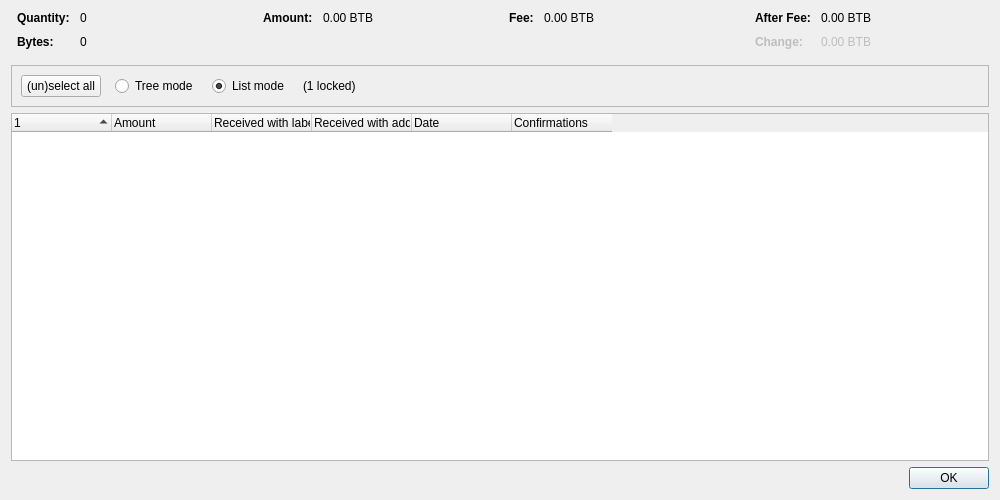
<?xml version="1.0" encoding="UTF-8"?>
<ui version="4.0">
 <class>CoinControlDialog</class>
 <widget class="QDialog" name="CoinControlDialog">
  <property name="geometry">
   <rect>
    <x>0</x>
    <y>0</y>
    <width>1000</width>
    <height>500</height>
   </rect>
  </property>
  <property name="windowTitle">
   <string>Coin Selection</string>
  </property>
  <layout class="QVBoxLayout" name="verticalLayout">
   <item>
    <layout class="QHBoxLayout" name="horizontalLayoutTop" stretch="0,0,0,0">
     <property name="topMargin">
      <number>0</number>
     </property>
     <property name="bottomMargin">
      <number>10</number>
     </property>
     <item>
      <layout class="QFormLayout" name="formLayoutCoinControl1">
       <property name="labelAlignment">
        <set>Qt::AlignLeft|Qt::AlignVCenter</set>
       </property>
       <property name="horizontalSpacing">
        <number>10</number>
       </property>
       <property name="verticalSpacing">
        <number>10</number>
       </property>
       <property name="leftMargin">
        <number>6</number>
       </property>
       <property name="rightMargin">
        <number>6</number>
       </property>
       <item row="0" column="0">
        <widget class="QLabel" name="labelCoinControlQuantityText">
         <property name="font">
          <font>
           <weight>75</weight>
           <bold>true</bold>
          </font>
         </property>
         <property name="text">
          <string>Quantity:</string>
         </property>
        </widget>
       </item>
       <item row="0" column="1">
        <widget class="QLabel" name="labelCoinControlQuantity">
         <property name="cursor">
          <cursorShape>IBeamCursor</cursorShape>
         </property>
         <property name="contextMenuPolicy">
          <enum>Qt::ActionsContextMenu</enum>
         </property>
         <property name="text">
          <string notr="true">0</string>
         </property>
         <property name="textInteractionFlags">
          <set>Qt::LinksAccessibleByMouse|Qt::TextSelectableByKeyboard|Qt::TextSelectableByMouse</set>
         </property>
        </widget>
       </item>
       <item row="1" column="0">
        <widget class="QLabel" name="labelCoinControlBytesText">
         <property name="font">
          <font>
           <weight>75</weight>
           <bold>true</bold>
          </font>
         </property>
         <property name="text">
          <string>Bytes:</string>
         </property>
        </widget>
       </item>
       <item row="1" column="1">
        <widget class="QLabel" name="labelCoinControlBytes">
         <property name="cursor">
          <cursorShape>IBeamCursor</cursorShape>
         </property>
         <property name="contextMenuPolicy">
          <enum>Qt::ActionsContextMenu</enum>
         </property>
         <property name="text">
          <string notr="true">0</string>
         </property>
         <property name="textInteractionFlags">
          <set>Qt::LinksAccessibleByMouse|Qt::TextSelectableByKeyboard|Qt::TextSelectableByMouse</set>
         </property>
        </widget>
       </item>
      </layout>
     </item>
     <item>
      <layout class="QFormLayout" name="formLayoutCoinControl2">
       <property name="horizontalSpacing">
        <number>10</number>
       </property>
       <property name="verticalSpacing">
        <number>10</number>
       </property>
       <property name="leftMargin">
        <number>6</number>
       </property>
       <property name="rightMargin">
        <number>6</number>
       </property>
       <item row="0" column="0">
        <widget class="QLabel" name="labelCoinControlAmountText">
         <property name="font">
          <font>
           <weight>75</weight>
           <bold>true</bold>
          </font>
         </property>
         <property name="text">
          <string>Amount:</string>
         </property>
        </widget>
       </item>
       <item row="0" column="1">
        <widget class="QLabel" name="labelCoinControlAmount">
         <property name="cursor">
          <cursorShape>IBeamCursor</cursorShape>
         </property>
         <property name="contextMenuPolicy">
          <enum>Qt::ActionsContextMenu</enum>
         </property>
         <property name="text">
          <string notr="true">0.00 BTB</string>
         </property>
         <property name="textInteractionFlags">
          <set>Qt::LinksAccessibleByMouse|Qt::TextSelectableByKeyboard|Qt::TextSelectableByMouse</set>
         </property>
        </widget>
       </item>
      </layout>
     </item>
     <item>
      <layout class="QFormLayout" name="formLayoutCoinControl3">
       <property name="horizontalSpacing">
        <number>10</number>
       </property>
       <property name="verticalSpacing">
        <number>10</number>
       </property>
       <property name="leftMargin">
        <number>6</number>
       </property>
       <property name="rightMargin">
        <number>6</number>
       </property>
       <item row="0" column="0">
        <widget class="QLabel" name="labelCoinControlFeeText">
         <property name="font">
          <font>
           <weight>75</weight>
           <bold>true</bold>
          </font>
         </property>
         <property name="text">
          <string>Fee:</string>
         </property>
        </widget>
       </item>
       <item row="0" column="1">
        <widget class="QLabel" name="labelCoinControlFee">
         <property name="cursor">
          <cursorShape>IBeamCursor</cursorShape>
         </property>
         <property name="contextMenuPolicy">
          <enum>Qt::ActionsContextMenu</enum>
         </property>
         <property name="text">
          <string notr="true">0.00 BTB</string>
         </property>
         <property name="textInteractionFlags">
          <set>Qt::LinksAccessibleByMouse|Qt::TextSelectableByKeyboard|Qt::TextSelectableByMouse</set>
         </property>
        </widget>
       </item>
      </layout>
     </item>
     <item>
      <layout class="QFormLayout" name="formLayoutCoinControl4">
       <property name="labelAlignment">
        <set>Qt::AlignLeft|Qt::AlignVCenter</set>
       </property>
       <property name="horizontalSpacing">
        <number>10</number>
       </property>
       <property name="verticalSpacing">
        <number>10</number>
       </property>
       <property name="leftMargin">
        <number>6</number>
       </property>
       <property name="rightMargin">
        <number>6</number>
       </property>
       <item row="0" column="0">
        <widget class="QLabel" name="labelCoinControlAfterFeeText">
         <property name="font">
          <font>
           <weight>75</weight>
           <bold>true</bold>
          </font>
         </property>
         <property name="text">
          <string>After Fee:</string>
         </property>
        </widget>
       </item>
       <item row="0" column="1">
        <widget class="QLabel" name="labelCoinControlAfterFee">
         <property name="cursor">
          <cursorShape>IBeamCursor</cursorShape>
         </property>
         <property name="contextMenuPolicy">
          <enum>Qt::ActionsContextMenu</enum>
         </property>
         <property name="text">
          <string notr="true">0.00 BTB</string>
         </property>
         <property name="textInteractionFlags">
          <set>Qt::LinksAccessibleByMouse|Qt::TextSelectableByKeyboard|Qt::TextSelectableByMouse</set>
         </property>
        </widget>
       </item>
       <item row="1" column="0">
        <widget class="QLabel" name="labelCoinControlChangeText">
         <property name="enabled">
          <bool>false</bool>
         </property>
         <property name="font">
          <font>
           <weight>75</weight>
           <bold>true</bold>
          </font>
         </property>
         <property name="text">
          <string>Change:</string>
         </property>
        </widget>
       </item>
       <item row="1" column="1">
        <widget class="QLabel" name="labelCoinControlChange">
         <property name="enabled">
          <bool>false</bool>
         </property>
         <property name="cursor">
          <cursorShape>IBeamCursor</cursorShape>
         </property>
         <property name="contextMenuPolicy">
          <enum>Qt::ActionsContextMenu</enum>
         </property>
         <property name="text">
          <string notr="true">0.00 BTB</string>
         </property>
         <property name="textInteractionFlags">
          <set>Qt::LinksAccessibleByMouse|Qt::TextSelectableByKeyboard|Qt::TextSelectableByMouse</set>
         </property>
        </widget>
       </item>
      </layout>
     </item>
    </layout>
   </item>
   <item>
    <widget class="QFrame" name="frame">
     <property name="minimumSize">
      <size>
       <width>0</width>
       <height>40</height>
      </size>
     </property>
     <property name="frameShape">
      <enum>QFrame::StyledPanel</enum>
     </property>
     <property name="frameShadow">
      <enum>QFrame::Sunken</enum>
     </property>
     <layout class="QHBoxLayout" name="horizontalLayout">
      <item>
       <layout class="QHBoxLayout" name="horizontalLayoutPanel" stretch="0,0,0,0,0">
        <property name="spacing">
         <number>14</number>
        </property>
        <item>
         <widget class="QPushButton" name="pushButtonSelectAll">
          <property name="sizePolicy">
           <sizepolicy hsizetype="Maximum" vsizetype="Fixed">
            <horstretch>0</horstretch>
            <verstretch>0</verstretch>
           </sizepolicy>
          </property>
          <property name="text">
           <string>(un)select all</string>
          </property>
          <property name="autoDefault">
           <bool>false</bool>
          </property>
         </widget>
        </item>
        <item>
         <widget class="QRadioButton" name="radioTreeMode">
          <property name="sizePolicy">
           <sizepolicy hsizetype="Maximum" vsizetype="Fixed">
            <horstretch>0</horstretch>
            <verstretch>0</verstretch>
           </sizepolicy>
          </property>
          <property name="text">
           <string>Tree mode</string>
          </property>
         </widget>
        </item>
        <item>
         <widget class="QRadioButton" name="radioListMode">
          <property name="sizePolicy">
           <sizepolicy hsizetype="Maximum" vsizetype="Fixed">
            <horstretch>0</horstretch>
            <verstretch>0</verstretch>
           </sizepolicy>
          </property>
          <property name="text">
           <string>List mode</string>
          </property>
          <property name="checked">
           <bool>true</bool>
          </property>
         </widget>
        </item>
        <item>
         <widget class="QLabel" name="labelLocked">
          <property name="text">
           <string notr="true">(1 locked)</string>
          </property>
         </widget>
        </item>
        <item>
         <spacer name="horizontalSpacer">
          <property name="orientation">
           <enum>Qt::Horizontal</enum>
          </property>
          <property name="sizeHint" stdset="0">
           <size>
            <width>40</width>
            <height>20</height>
           </size>
          </property>
         </spacer>
        </item>
       </layout>
      </item>
     </layout>
    </widget>
   </item>
   <item>
    <widget class="CoinControlTreeWidget" name="treeWidget">
     <property name="contextMenuPolicy">
      <enum>Qt::CustomContextMenu</enum>
     </property>
     <property name="sortingEnabled">
      <bool>false</bool>
     </property>
     <property name="columnCount">
      <number>6</number>
     </property>
     <attribute name="headerShowSortIndicator" stdset="0">
      <bool>true</bool>
     </attribute>
     <attribute name="headerStretchLastSection">
      <bool>false</bool>
     </attribute>
     <column>
      <property name="text">
       <string/>
      </property>
     </column>
     <column>
      <property name="text">
       <string>Amount</string>
      </property>
     </column>
     <column>
      <property name="text">
       <string>Received with label</string>
      </property>
     </column>
     <column>
      <property name="text">
       <string>Received with address</string>
      </property>
     </column>
     <column>
      <property name="text">
       <string>Date</string>
      </property>
     </column>
     <column>
      <property name="text">
       <string>Confirmations</string>
      </property>
      <property name="toolTip">
       <string>Confirmed</string>
      </property>
     </column>
     <column>
      <property name="text">
       <string/>
      </property>
     </column>
     <column>
      <property name="text">
       <string/>
      </property>
     </column>
     <column>
      <property name="text">
       <string/>
      </property>
     </column>
     <column>
      <property name="text">
       <string/>
      </property>
     </column>
    </widget>
   </item>
   <item>
    <widget class="QDialogButtonBox" name="buttonBox">
     <property name="orientation">
      <enum>Qt::Horizontal</enum>
     </property>
     <property name="standardButtons">
      <set>QDialogButtonBox::Ok</set>
     </property>
    </widget>
   </item>
  </layout>
 </widget>
 <customwidgets>
  <customwidget>
   <class>CoinControlTreeWidget</class>
   <extends>QTreeWidget</extends>
   <header>qt/coincontroltreewidget.h</header>
  </customwidget>
 </customwidgets>
 <resources/>
 <connections/>
</ui>
